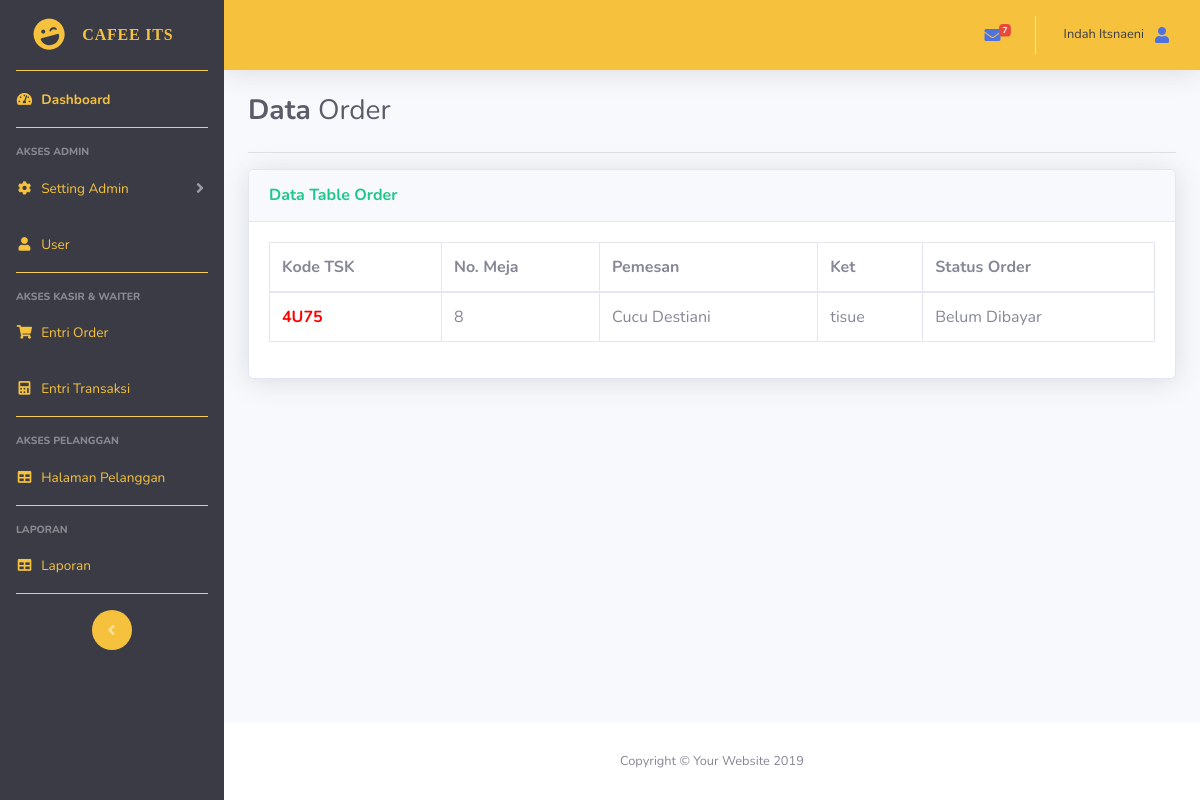
The app's page /entriOrderKasir.php (signed in) with its own data.
### tables this page shows
CREATE TABLE `orders` (
  `id_orders` int(10) NOT NULL,
  `kode_beli` char(10) NOT NULL,
  `no_meja` char(10) NOT NULL,
  `tanggal` date NOT NULL,
  `id_user` int(10) NOT NULL,
  `keterangan` text NOT NULL,
  `status_orders` varchar(20) NOT NULL
);

CREATE TABLE `user` (
  `id_user` int(10) NOT NULL,
  `username` varchar(20) NOT NULL,
  `password` varchar(200) NOT NULL,
  `nama_user` varchar(200) NOT NULL,
  `id_level` int(10) NOT NULL
);

### entriOrderKasir.php (the view, shortened to what this page needs)
<?php
require 'admin/sidebar.php';
require 'function.php';
$order = mysqli_query($conn, "SELECT * FROM orders INNER JOIN user WHERE status_orders = 'Belum Dibayar' AND orders.id_user=user.id_user ORDER BY id_orders DESC");
 ?>
<div class="container">
	<div class="mt-3">
		<h1 class="h3 mb-4 text-gray-800"><b>Data</b> Order</h1>
			<hr>
	</div>
	<div class="card shadow mb-4">
        <div class="card-header py-3">
          <h6 class="m-0 font-weight-bold text-success">Data Table Order</h6>
        </div>
        <div class="card-body">
          <div class="table-responsive">
          	<form>
          		<table class="table table-bordered" id="dataTable" width="100%" cellspacing="0">
          			<thead>
          				<tr>
          					<th>Kode TSK</th>
	          				<th>No. Meja</th>
	          				<th>Pemesan</th>
	          				<th>Ket</th>
	          				<th>Status Order</th>
          				</tr>
          			</thead>
          			<tbody>
          			<?php while($row = mysqli_fetch_assoc($order)) : ?>
          				<tr>
          					<td><a style="color: red;" href="entriOrderData.php?id=<?= $row["id_orders"]; ?>"><b><?= $row["kode_beli"]; ?></b></a></td>
          					<td><?= $row["no_meja"]; ?></td>
          					<td><?= $row["nama_user"]; ?></td>
          					<td><?= $row["keterangan"] ?></td>
          					<td><?= $row["status_orders"]; ?></td>
          				</tr>
          			<?php endwhile; ?>
          			</tbody>
          		</table>
          	</form>
          </div>
        </div>
    </div>
</div>
 <?php require 'admin/footer.php'; ?>

### records on screen
orders: kode_beli "4U75", no_meja "8", id_user.nama_user "Cucu Destiani", keterangan "tisue", status_orders "Belum Dibayar"

### other values on screen
$_SESSION["petugas_nama_user"] "Indah Itsnaeni"
